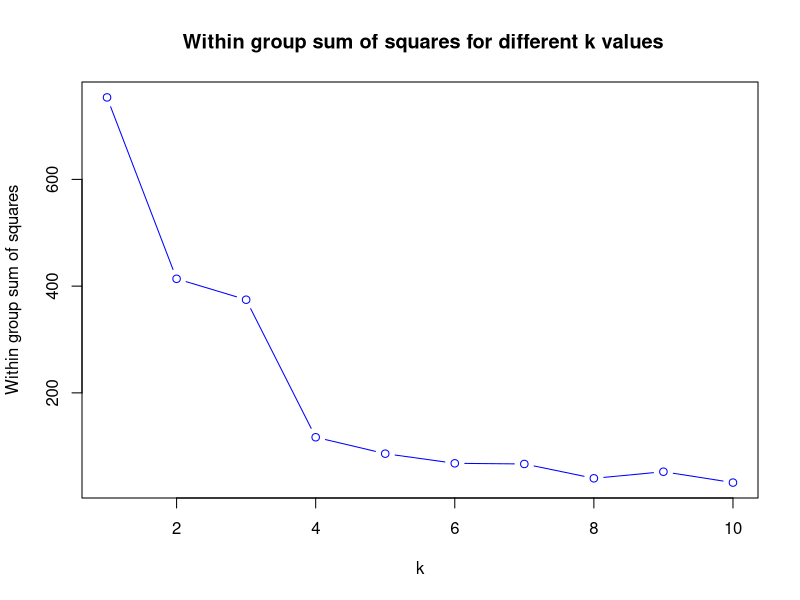
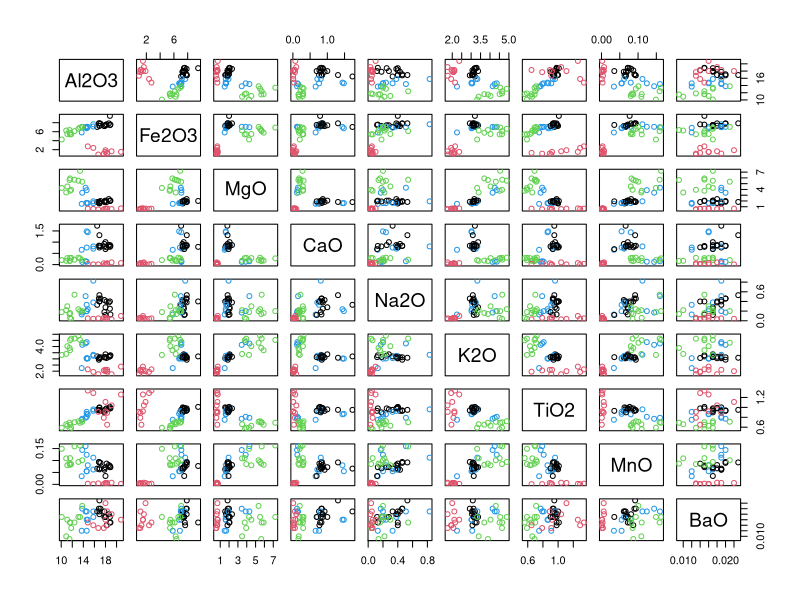
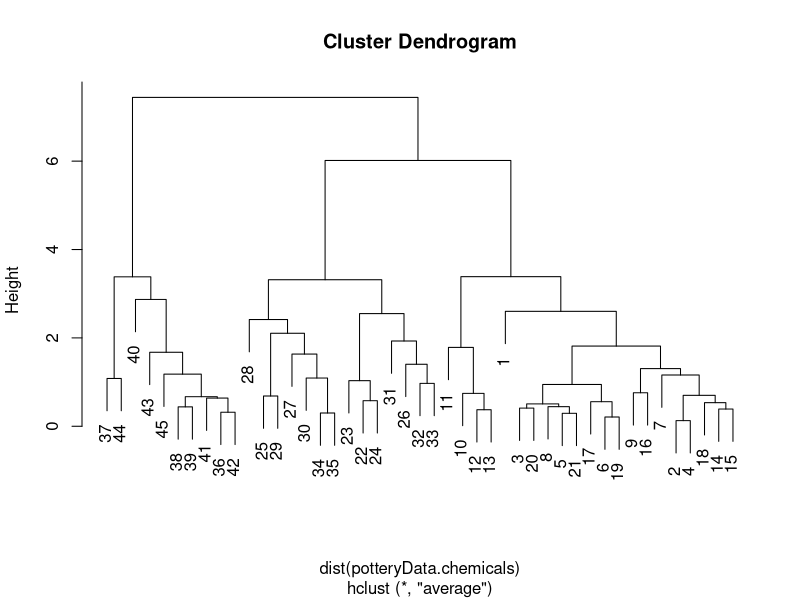

Write R code to recreate these figures, in order.
# Name: Milos Maksimovic
# Student Number: 14205449

# Question 2
setwd("Assignment01")

# Read the data
potteryData <- read.csv("PotteryData.csv")

# Explore the data
potteryData
typeof(potteryData)
summary(potteryData)

potteryData.chemicals <- potteryData[1:9]

# (a)
# Set seed so we can repeat the results
seed <- 1000

# Function for plotting Within sum of squares for different K values, returns WGSS vector
plotWGSS <- function(data, K, seed = 123) {
  # Setting seed to the same value so we can reproduce results
  set.seed(seed)
  WGSS <- rep(0,K)
  n <- nrow(data)
  # Find WGSS for k = 1
  WGSS[1] <- (n-1)*sum(apply(data, 2, var))
  # Find WGSS for different values of k
  for (k in 2:10) {
    WGSS[k] <- sum(kmeans(data, centers = k)$withinss)
  }
  
  # Plot the WGSS graph
  plot(1:K, WGSS, type = "b", main = " Within group sum of squares for different k values", xlab = "k", ylab = "Within group sum of squares", col = "blue")
  return(WGSS)
}

# plot WGSS graph for chemicals
plotWGSS(potteryData.chemicals, 10, seed)

# Based on the Within sum of square graph for different k-values we see that k-means stabilizes for k = 4 so we choose K=4 for further calculations.

# Function for calculating k-means and plotting the clusters that are discovered using k-means
calcAndPlotKmeans <- function(data, K, seed = 123) {
  set.seed(seed)
  res <- kmeans(data, centers = K)
  table(res$cluster)
  plot(data, col = res$cluster)
  points(res$centers, col = 1:K, pch = 8)
  return (res)
}

# Calculate clusters for k = 4
K <- 4
potteryData.kmeans4<-calcAndPlotKmeans(potteryData.chemicals, K, seed)
table(potteryData.kmeans4$cluster)

# (b)
potteryData.hclust.average <- hclust(dist(potteryData.chemicals), method = "average")
plot(potteryData.hclust.average)
# From the dendrogram, it looks like it is reasonable to cut dedrogram at height 4, which gives us 3 clusters
hcl <- cutree(potteryData.hclust.average, h = 4)
table(hcl)

# (c)
# Load library mclust
library(mclust)
# Calculate and print Adjusted Rand Index
adjRand <- adjustedRandIndex(hcl, potteryData.kmeans4$cluster)
adjRand
table(hcl, potteryData.kmeans4$cluster)


# (d)
# Relationship between k-means clusters and klin variable
table(potteryData.kmeans4$cluster, potteryData$kiln)
# Relationship between clusters created using hierarchical clustering and klin variable
table(hcl, potteryData$kiln)
